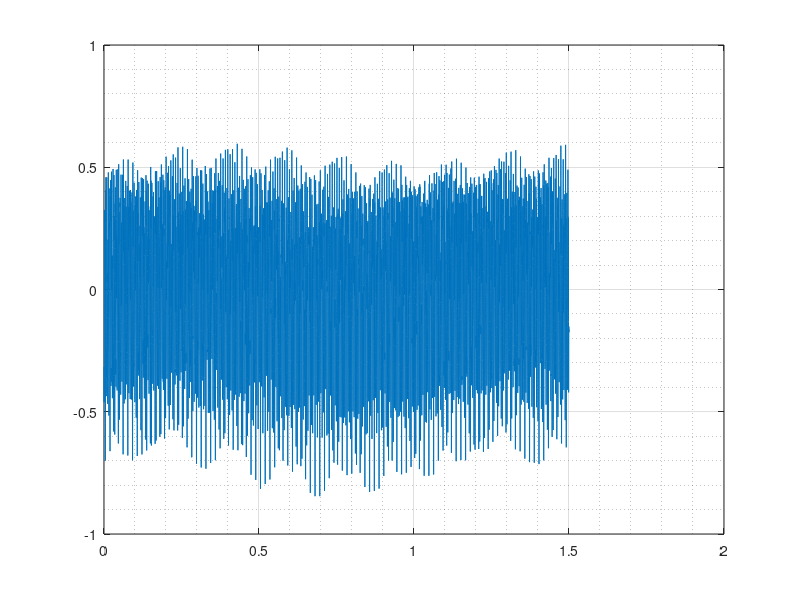
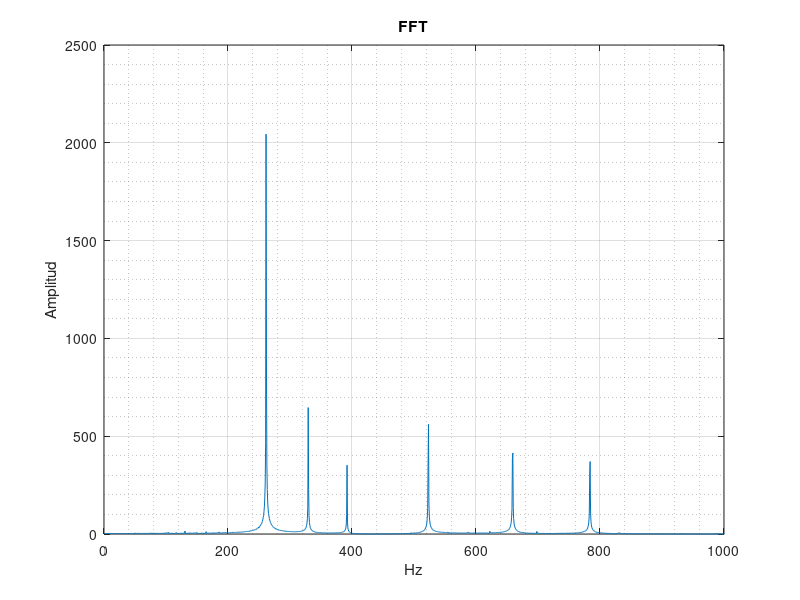

MATLAB code for these plots, in order:
%% prog06_frecuencia_audio
clear; close all; clc;
load Cchord.mat;
% sound(y);
n = numel(y);
t = 0:n-1;
t = t/fs;
figure(1);
plot(t,y)
grid on; grid minor;
yfft = abs(fft(y));
f = 0:n-1;
f = f*(fs/(n-1));
figure(2);
plot(f,yfft);
grid on; grid minor;
title('FFT'); xlabel('Hz'); ylabel('Amplitud');	
xlim([0 1000])